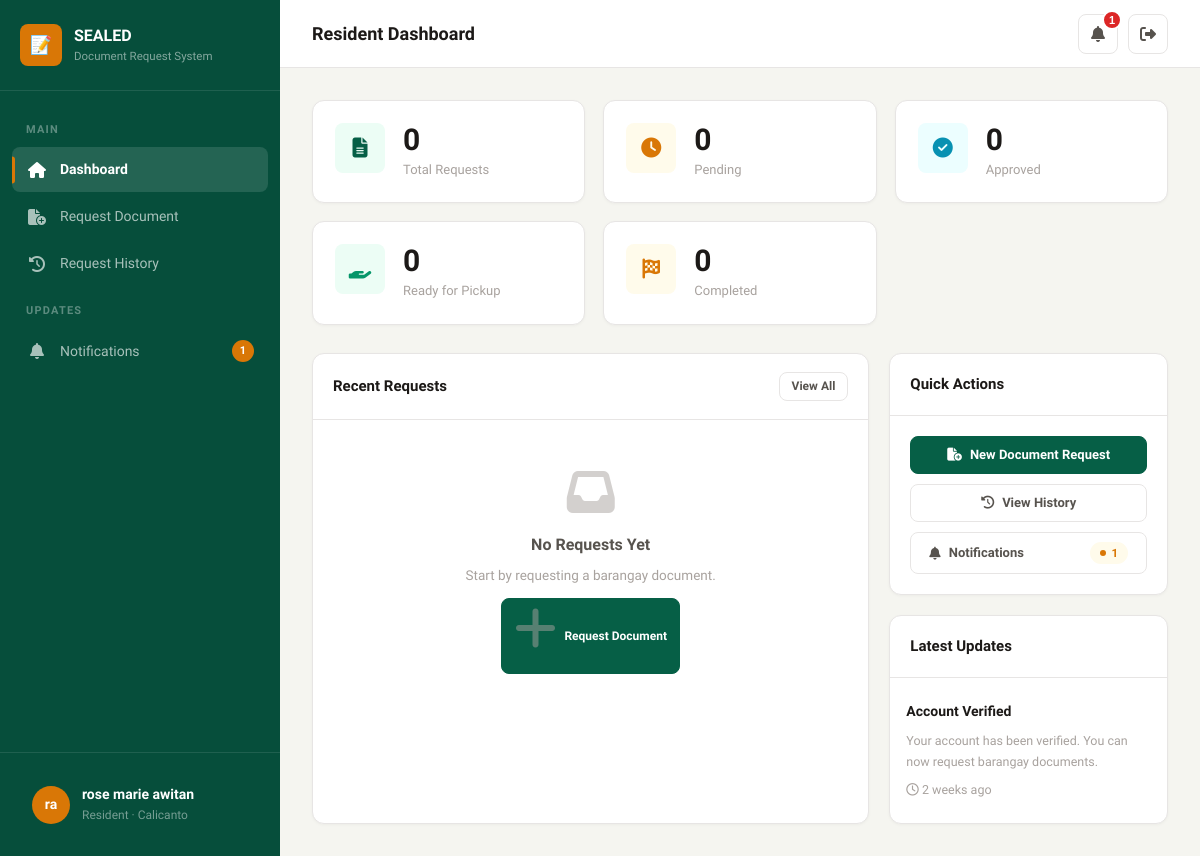
Page /resident/ (signed in) on the earlier database version.
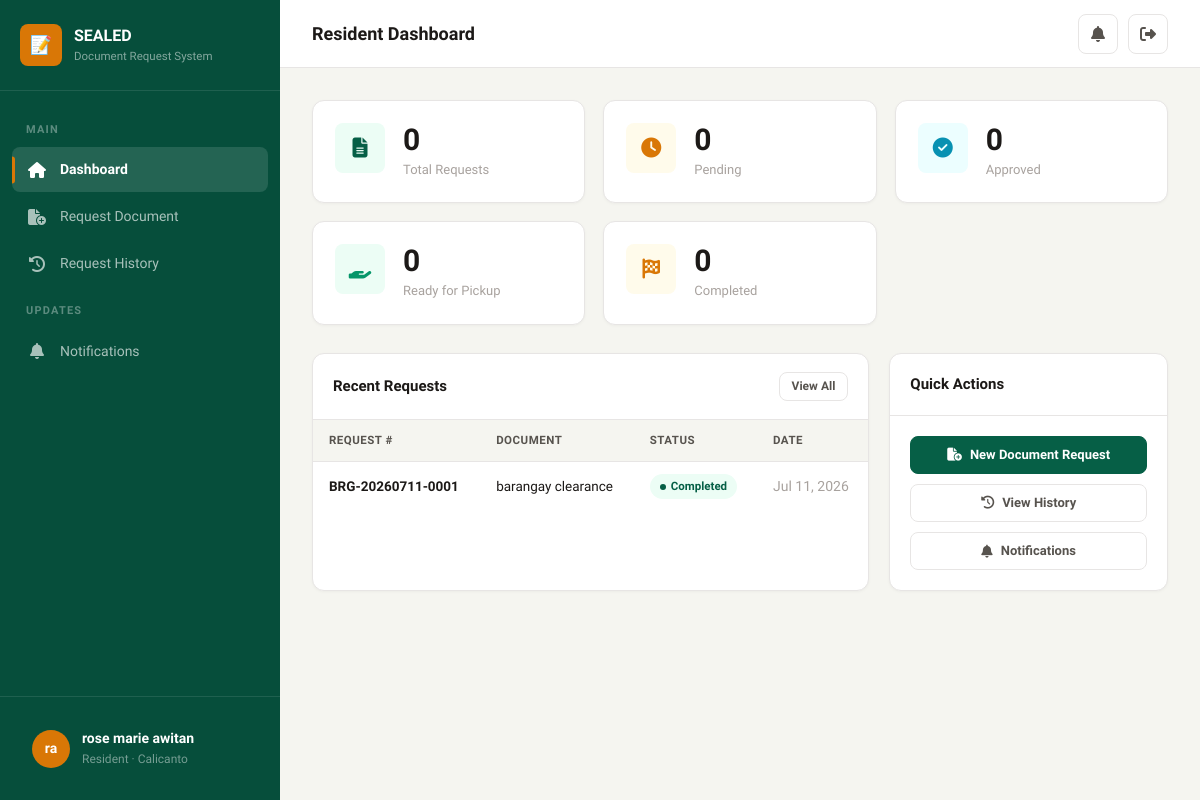
Same page on the later database version.
### brgy/models.py (models this page shows, shortened)
class Notification(models.Model):
    id = models.UUIDField(primary_key=True, default=uuid.uuid4, editable=False)
    user = models.ForeignKey(CustomUser, on_delete=models.CASCADE, related_name='notifications')
    title = models.CharField(max_length=200)
    message = models.TextField()
    link = models.CharField(max_length=500, blank=True)
    is_read = models.BooleanField(default=False)
    created_at = models.DateTimeField(auto_now_add=True)
    class Meta:
        ordering = ['-created_at']

class DocumentRequest(models.Model):
    class Status(models.TextChoices):
        PENDING = 'pending', 'Pending'
        APPROVED = 'approved', 'Approved'
        READY_FOR_PICKUP = 'ready_for_pickup', 'Ready for Pickup'
        COMPLETED = 'completed', 'Completed'
        REJECTED = 'rejected', 'Rejected'
    id = models.UUIDField(primary_key=True, default=uuid.uuid4, editable=False)
    request_number = models.CharField(max_length=30, unique=True, editable=False)
    resident = models.ForeignKey(CustomUser, on_delete=models.CASCADE, related_name='requests')
    document_type = models.ForeignKey(DocumentType, on_delete=models.CASCADE, related_name='requests')
    purpose = models.TextField()
    status = models.CharField(max_length=20, choices=Status.choices, default=Status.PENDING)
    staff_notes = models.TextField(blank=True)
    rejection_reason = models.TextField(blank=True)
    processed_by = models.ForeignKey(
        CustomUser, on_delete=models.SET_NULL, null=True, blank=True, related_name='processed_requests'
    )
    created_at = models.DateTimeField(auto_now_add=True)
    updated_at = models.DateTimeField(auto_now=True)
    completed_at = models.DateTimeField(null=True, blank=True)
    class Meta:
        ordering = ['-created_at']
    @property
    def status_color(self):
        colors = {
            'pending': 'warning',
            'approved': 'info',
            'ready_for_pickup': 'success',
            'completed': 'primary',
            'rejected': 'danger',
        }
        return colors.get(self.status, 'muted')

class DocumentType(models.Model):
    id = models.UUIDField(primary_key=True, default=uuid.uuid4, editable=False)
    name = models.CharField(max_length=200)
    description = models.TextField(blank=True)
    requirements = models.TextField(blank=True, help_text="One requirement per line")
    fee = models.DecimalField(max_digits=10, decimal_places=2, default=0, null=True, blank=True)
    is_active = models.BooleanField(default=True)
    barangay = models.ForeignKey(Barangay, on_delete=models.CASCADE, related_name='document_types')
    template_file = models.FileField(
        upload_to='document_templates/',
        blank=True,
        null=True,
        help_text="Upload a .docx template for this document"
    )
    created_at = models.DateTimeField(auto_now_add=True)
    class Meta:
        ordering = ['name']

### brgy/views.py (the view)
# urls.py: path('resident/', views.resident_dashboard, name='resident_dashboard'),
@login_required
@role_required('resident')
def resident_dashboard(request):
    user = request.user
    if not user.is_verified_resident:
        return render(request, 'brgy/resident/dashboard.html', {
            'unverified': True,
            'rejection_reason': user.rejection_reason if user.verification_status == 'rejected' else '',
        })
    reqs = DocumentRequest.objects.filter(resident=user)
    total = reqs.count()
    pending = reqs.filter(status='pending').count()
    approved = reqs.filter(status='approved').count()
    ready = reqs.filter(status='ready_for_pickup').count()
    completed = reqs.filter(status='completed').count()
    recent = reqs[:5]
    announcements = Notification.objects.filter(user=user, is_read=False).order_by('-created_at')[:3]
    return render(request, 'brgy/resident/dashboard.html', {
        'unverified': False,
        'total': total,
        'pending': pending,
        'approved': approved,
        'ready': ready,
        'completed': completed,
        'recent_requests': recent,
        'announcements': announcements,
    })

### brgy/context_processors.py (called while the page is built)
def brgy_context(request):
    context = {}
    if request.user.is_authenticated:
        unread_count = Notification.objects.filter(user=request.user, is_read=False).count()
        recent_notifications = Notification.objects.filter(user=request.user)[:5]
        context['unread_notification_count'] = unread_count
        context['recent_notifications'] = recent_notifications
    return context

### brgy/models.py (called while the page is built)
    @property
    def is_verified_resident(self):
        return self.role == 'resident' and self.verification_status == 'approved'

    @property
    def display_name(self):
        return self.get_full_name() or self.username

### brgy/views.py (called while the page is built)
def role_required(*roles):
    def decorator(view_func):
        @wraps(view_func)
        def wrapper(request, *args, **kwargs):
            if not request.user.is_authenticated:
                return redirect('login')
            if request.user.role not in roles:
                messages.error(request, 'You do not have permission to access that page.')
                return redirect('dashboard')
            return view_func(request, *args, **kwargs)
        return wrapper
    return decorator

### brgy/templates/brgy/resident/dashboard.html (shortened to what the changed rows need)
{% extends 'brgy/base.html' %}
{% block page_title %}Resident Dashboard{% endblock %}
{% block content %}
{% if unverified %}
<div class="verification-banner {% if user.verification_status == 'rejected' %}rejected{% endif %}">
    {% if user.verification_status == 'pending' %}
    <i class="fa-solid fa-hourglass-half"></i>
    <h3>Account Pending Verification</h3>
    <p>Your account is currently being reviewed by barangay staff.</p>
    <p class="text-muted text-sm mt-2">You will be notified once your account has been verified. This usually takes 1-3 business days.</p>
    {% elif user.verification_status == 'rejected' %}
    <i class="fa-solid fa-circle-xmark"></i>
    <h3>Verification Rejected</h3>
    <p>Your account verification was not approved.</p>
    {% if rejection_reason %}
    <p class="text-sm mt-2" style="color:var(--danger);"><strong>Reason:</strong> {{ rejection_reason }}</p>
    {% endif %}
    <p class="text-muted text-sm mt-2">Please contact your barangay office for assistance.</p>
    {% endif %}
</div>
{% else %}
<div style="display:grid;grid-template-columns:2fr 1fr;gap:20px;">
    <div class="card">
        <div class="card-body-flush">
            {% if recent_requests %}
            <div class="table-wrapper">
                <table class="table">
                    <thead>
                        <tr>
                            <th>Request #</th>
                            <th>Document</th>
                            <th>Status</th>
                            <th>Date</th>
                        </tr>
                    </thead>
                    <tbody>
                        {% for req in recent_requests %}
                        <tr>
                            <td class="fw-600">{{ req.request_number }}</td>
                            <td>{{ req.document_type.name }}</td>
                            <td><span class="badge badge-{{ req.status_color }}">{{ req.get_status_display }}</span></td>
                            <td class="text-muted text-sm">{{ req.created_at|date:"M d, Y" }}</td>
                        </tr>
                        {% endfor %}
                    </tbody>
                </table>
            </div>
            {% else %}
            <div class="empty-state">
                <i class="fa-solid fa-inbox"></i>
                <h4>No Requests Yet</h4>
                <p>Start by requesting a barangay document.</p>
                <a href="{% url 'request_document' %}" class="btn btn-primary btn-sm mt-3">
                    <i class="fa-solid fa-plus"></i> Request Document
                </a>
            </div>
            {% endif %}
        </div>
    </div>
    <div style="display:flex;flex-direction:column;gap:20px;">
        <div class="card">
            <div class="card-body" style="display:flex;flex-direction:column;gap:10px;">
                <a href="{% url 'notifications' %}" class="btn btn-ghost btn-block">
                    <i class="fa-solid fa-bell"></i> Notifications
                    {% if unread_notification_count > 0 %}
                    <span class="badge badge-warning" style="margin-left:auto;">{{ unread_notification_count }}</span>
                    {% endif %}
                </a>
            </div>
        </div>
        {% if announcements %}
        <div class="card">
            <div class="card-header">
                <h3>Latest Updates</h3>
            </div>
            <div class="card-body" style="padding:12px 16px;">
                {% for ann in announcements %}
                <div style="padding:10px 0;{% if not forloop.last %}border-bottom:1px solid var(--border-light);{% endif %}">
                    <div class="fw-600 text-sm">{{ ann.title }}</div>
                    <div class="text-xs text-muted mt-2">{{ ann.message|truncatechars:100 }}</div>
                    <div class="text-xs text-muted mt-2"><i class="fa-regular fa-clock"></i> {{ ann.created_at|timesince }} ago</div>
                </div>
                {% endfor %}
            </div>
        </div>
        {% endif %}
    </div>
</div>
{% endif %}
{% endblock %}

### brgy/templates/brgy/base.html (shortened to what this page needs)
{% load static %}
<!DOCTYPE html>
<html lang="en">
<head>
    <link rel="stylesheet" href="https://cdnjs.cloudflare.com/ajax/libs/font-awesome/6.5.1/css/all.min.css">
    <link rel="stylesheet" href="{% static 'css/style.css' %}">
</head>
<body>
    <div class="app-layout">
        <aside class="sidebar" id="sidebar">
            <div class="sidebar-header">
                <div class="sidebar-logo">
                    <div class="sidebar-logo-icon">📝</div>
                    <div class="sidebar-logo-text">
                        SEALED
                        <small>Document Request System</small>
                    </div>
                </div>
            </div>
            <nav class="sidebar-nav">
                {% if user.role == 'resident' %}
                <div class="sidebar-section-label">Main</div>
                <a href="{% url 'resident_dashboard' %}" class="sidebar-item {% block nav_res_dashboard %}{% endblock %}">
                    <i class="fa-solid fa-house"></i> Dashboard
                </a>
                <a href="{% url 'request_document' %}" class="sidebar-item {% block nav_res_request %}{% endblock %}">
                    <i class="fa-solid fa-file-circle-plus"></i> Request Document
                </a>
                <a href="{% url 'request_history' %}" class="sidebar-item {% block nav_res_history %}{% endblock %}">
                    <i class="fa-solid fa-clock-rotate-left"></i> Request History
                </a>
                <div class="sidebar-section-label">Updates</div>
                <a href="{% url 'notifications' %}" class="sidebar-item {% block nav_res_notifications %}{% endblock %}">
                    <i class="fa-solid fa-bell"></i> Notifications
                    {% if unread_notification_count > 0 %}
                    <span class="badge-sidebar">{{ unread_notification_count }}</span>
                    {% endif %}
                </a>
                {% endif %}
            </nav>
            <div class="sidebar-footer">
                <a href="{% url 'profile' %}" class="sidebar-user">
                    <div class="sidebar-avatar">{{ user.first_name.0 }}{{ user.last_name.0 }}</div>
                    <div class="sidebar-user-info">
                        <div class="sidebar-user-name">{{ user.display_name }}</div>
                        <div class="sidebar-user-role">{{ user.get_role_display }}{% if user.barangay %} &middot; {{ user.barangay.name }}{% endif %}</div>
                    </div>
                </a>
            </div>
        </aside>
        <main class="main-content">
            <header class="topbar">
                <div class="topbar-left">
                    <h1 class="topbar-title">{% block page_title %}Dashboard{% endblock %}</h1>
                </div>
                <div class="topbar-right">
                    <div style="position:relative">
                        <button class="topbar-btn" id="notifBtn" aria-label="Notifications">
                            <i class="fa-solid fa-bell"></i>
                            {% if unread_notification_count > 0 %}
                            <span class="topbar-badge">{{ unread_notification_count }}</span>
                            {% endif %}
                        </button>
                    </div>
                    <a href="{% url 'logout' %}" class="topbar-btn" title="Logout" data-confirm="Are you sure you want to logout?">
                        <i class="fa-solid fa-right-from-bracket"></i>
                    </a>
                </div>
            </header>
            <div class="page-content">
                {% block content %}{% endblock %}
            </div>
        </main>
    </div>
</body>
</html>

Differences in the rows shown:
no longer on this page (row edited): Notification: title "Account Verified", message "Your account has been verified. You can now request barangay documents.", created_at "2 weeks"
added DocumentRequest: request_number "BRG-20260711-0001", document_type.name "barangay clearance", status "Completed", created_at "Jul 11, 2026"
Other differences:
{{ unread_notification_count }}: "1" → (not shown)
text no longer shown: "No Requests Yet Start by requesting a barangay document. Request Document Latest Updates"
text now shown: "REQUEST # DOCUMENT STATUS DATE"
